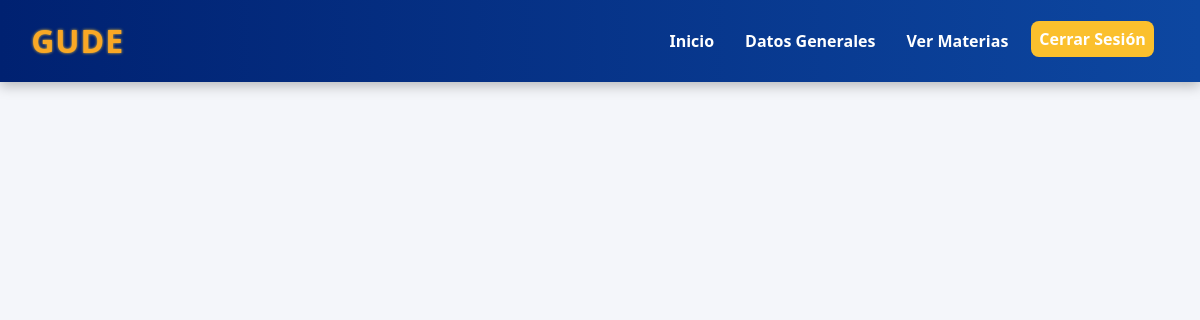
Before: /verMateriasDocente/0001/ with the older database file.
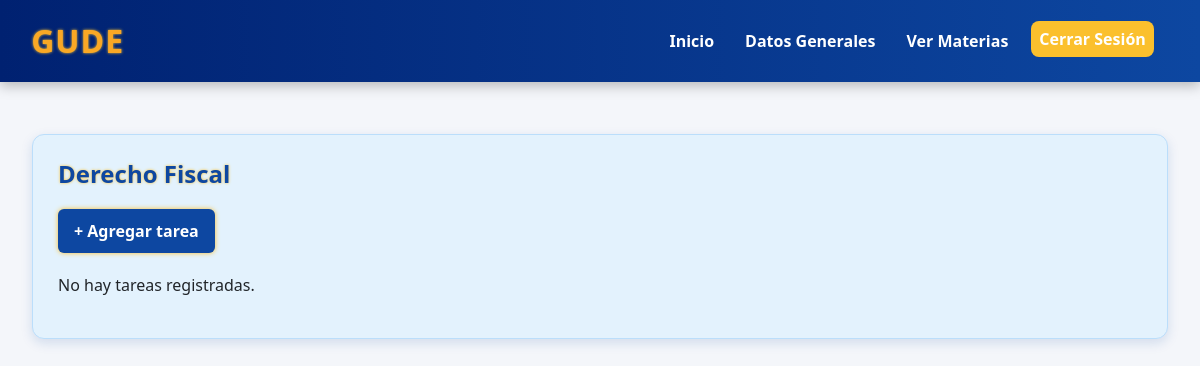
After: the same page with the newer database file.
### Aplicaciones/General/models.py (models this page shows, shortened)
class Curso(models.Model):
    codigo = models.CharField(primary_key=True, max_length=6)
    nombre = models.CharField(max_length=50)
    creditos = models.PositiveSmallIntegerField()

### Aplicaciones/General/views.py (the view)
# urls.py: path('verMateriasDocente/<str:docente_id>/', views.verMateriasDocente, name='verMateriasDocente'),
def verMateriasDocente(request, docente_id):
    docente = get_object_or_404(Docente, id=docente_id)
    materias = docente.cursos.all()  # o el related_name que tengas
    return render(request, 'verMateriasDocente.html', {
        'docente': docente,
        'materias': materias
    })

### Aplicaciones/General/templates/verMateriasDocente.html (shortened to what this page needs)
{% extends "./baseDocentes.html" %}
{% block body %}
<div class="materias-container">
  {% for materia in materias %}
    <div class="materia-card">
      <h4>{{ materia.nombre }}</h4>
      <a href="{% url 'agregarTarea' materia.codigo %}" class="btn-agregar-tarea">+ Agregar tarea</a>
      {% if materia.tareas.exists %}
        <ul>
          {% for tarea in materia.tareas.all %}
            <li>
              <div class="tarea-header">
                <div>
                  <strong>{{ tarea.titulo }}</strong> —
                  <span>entrega: {{ tarea.fecha_entrega }}</span>
                </div>
                <button class="btn-ver-mas" onclick="toggleDescripcion('{{ tarea.id }}')">Ver más</button>
              </div>
              <div class="tarea-descripcion" id="desc-{{ tarea.id }}">
                <p>{{ tarea.descripcion }}</p>
                <div class="acciones">
                  <a href="{% url 'editarTarea' tarea.id %}" class="btn-editar">Editar</a>
                  <a href="{% url 'eliminarTarea' tarea.id %}" class="btn-eliminar">Eliminar</a>
                </div>
              </div>
            </li>
          {% endfor %}
        </ul>
      {% else %}
        <p>No hay tareas registradas.</p>
      {% endif %}
    </div>
  {% endfor %}
</div>
{% endblock %}

Changed rows visible on the page:
added Curso: nombre "Derecho Fiscal", shows "No hay tareas registradas."
